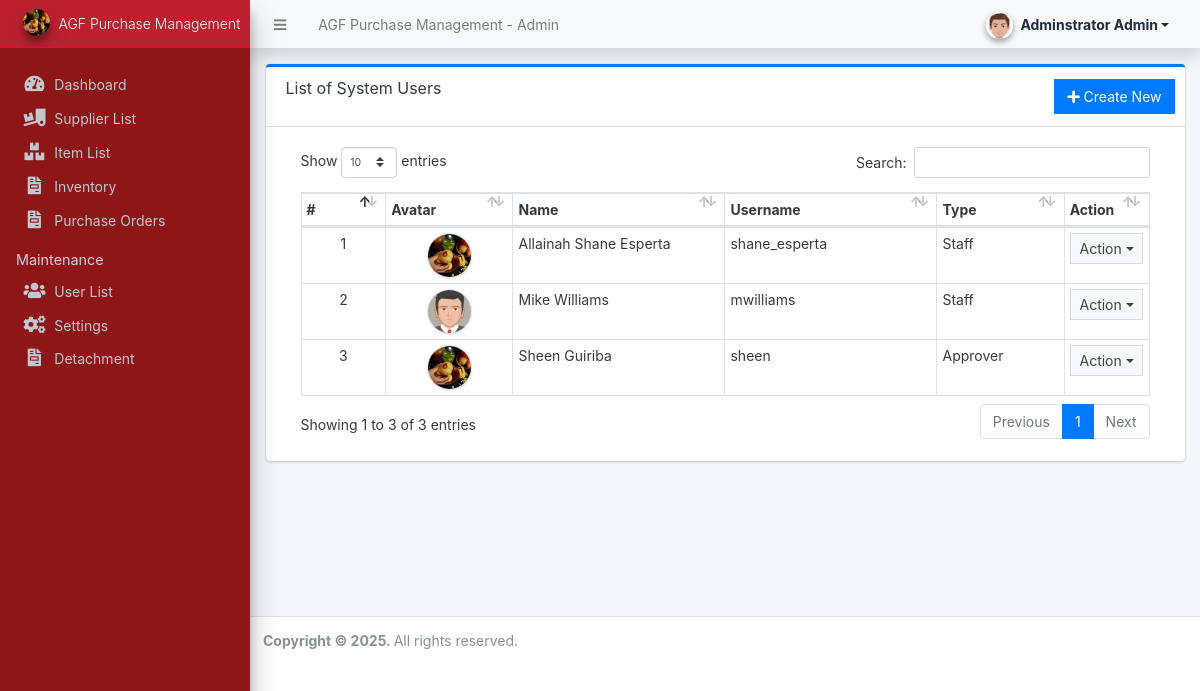
Page /admin/?page=user/list (signed in) on the committed database.
### tables this page shows
CREATE TABLE `users` (
  `id` int(50) NOT NULL,
  `firstname` varchar(250) NOT NULL,
  `lastname` varchar(250) NOT NULL,
  `username` text NOT NULL,
  `password` text NOT NULL,
  `avatar` text DEFAULT NULL,
  `last_login` datetime DEFAULT NULL,
  `type` tinyint(1) NOT NULL DEFAULT 0,
  `date_added` datetime NOT NULL DEFAULT current_timestamp(),
  `date_updated` datetime DEFAULT NULL ON UPDATE current_timestamp()
);

### classes/DBConnection.php (called while the page is built, shortened)
<?php
class DBConnection{
    private $host = DB_SERVER;
    private $username = DB_USERNAME;
    private $password = DB_PASSWORD;
    private $database = DB_NAME;
    public $conn;
    public function __construct(){
        if (!isset($this->conn)) {
            $this->conn = new mysqli($this->host, $this->username, $this->password, $this->database);
        }
    }
}
?>

### config.php (called while the page is built, shortened)
<?php
require_once('classes/DBConnection.php');
require_once('classes/SystemSettings.php');
function validate_image($file){
	if(!empty($file)){
		if(is_file(base_app.$file)){
			return base_url.$file;
		}else{
			return base_url.'dist/img/no-image-available.jpg';
		}
	}else{
		return base_url.'dist/img/no-image-available.jpg';
	}
}
?>

### admin/user/list.php (the view, shortened to what this page needs)
<div class="card card-outline card-primary">
	<div class="card-header">
		<h3 class="card-title">List of System Users</h3>
		<div class="card-tools">
			<a href="?page=user/manage_user" class="btn btn-flat btn-primary"><span class="fas fa-plus"></span>  Create New</a>
		</div>
	</div>
	<div class="card-body">
		<div class="container-fluid">
        <div class="container-fluid">
			<table class="table table-bordered table-stripped">
				<colgroup>
					<col width="10%">
					<col width="15%">
					<col width="25%">
					<col width="25%">
					<col width="15%">
					<col width="10%">
				</colgroup>
				<thead>
					<tr>
						<th>#</th>
						<th>Avatar</th>
						<th>Name</th>
						<th>Username</th>
						<th>Type</th>
						<th>Action</th>
					</tr>
				</thead>
				<tbody>
					<?php
					$i = 1;
						$qry = $conn->query("SELECT *,concat(firstname,' ',lastname) as name from `users` where id != '1' and id != '{$_settings->userdata('id')}' and `type` != 4 order by concat(firstname,' ',lastname) asc ");
						while($row = $qry->fetch_assoc()):
					?>
						<tr>
							<td class="text-center"><?php echo $i++; ?></td>
							<td class="text-center"><img src="<?php echo validate_image($row['avatar']) ?>" class="img-avatar img-thumbnail p-0 border-2" alt="user_avatar"></td>
							<td><?php echo ucwords($row['name']) ?></td>
							<td ><p class="m-0 truncate-1"><?php echo $row['username'] ?></p></td>
							<td>
                                <?php
                                    if ($row['type'] == 1) {
                                        echo 'Administrator';
                                    } elseif ($row['type'] == 2) {
                                        echo 'Staff';
                                    } elseif ($row['type'] == 3) {
                                        echo 'Approver';
                                    }
                                ?>
                            </td>
							<td align="center">
								 <button type="button" class="btn btn-flat btn-default btn-sm dropdown-toggle dropdown-icon" data-toggle="dropdown">
				                  		Action
				                  </button>
							</td>
						</tr>
					<?php endwhile; ?>
				</tbody>
			</table>
		</div>
		</div>
	</div>
</div>

### admin/user/list.php (style rules this page uses)
.img-avatar { width:45px; height:45px; object-fit:cover; object-position:center center; border-radius:100%; }

### rows in the picture
users: name "Allainah Shane Esperta", username "shane_esperta", type "Staff"
users: avatar (picture), name "Mike Williams", username "mwilliams", type "Staff"
users: avatar (picture), name "Sheen Guiriba", username "sheen", type "Approver"

### other values in the picture
$_settings->info('name') "AGF Purchase Management"
$_settings->userdata('firstname').' '.$_settings->userdata('lastname') "Adminstrator Admin"
$_settings->info('short_name') "AGF Purchase Management"
